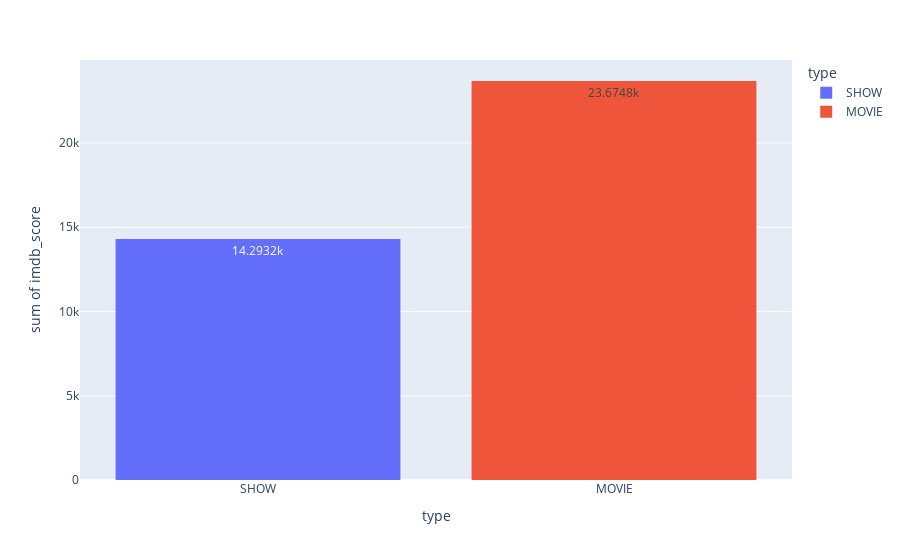

Notebook code cell kept with this figure:
### Code cell
fig=px.histogram(df1,x="type",y="imdb_score",color="type",text_auto=True)
fig.show()

### Figure 1 — Plotly figure (JSON) as saved in the notebook; plotly's stock layout.template omitted (floating-point values rounded to 4 significant figures; data arrays with more than 128 entries replaced by an {"elided": "..."} marker saying what was removed)
{"data": [{"alignmentgroup": "True", "bingroup": "x", "histfunc": "sum", "hovertemplate": "type=%{x}<br>sum of imdb_score=%{y}<extra></extra>", "legendgroup": "SHOW", "marker": {"color": "#636efa", "pattern": {"shape": ""}}, "name": "SHOW", "offsetgroup": "SHOW", "orientation": "v", "showlegend": true, "texttemplate": "%{value}", "type": "histogram", "x": {"elided": "2047 str values"}, "xaxis": "x", "y": {"elided": "2047 float values"}, "yaxis": "y"}, {"alignmentgroup": "True", "bingroup": "x", "histfunc": "sum", "hovertemplate": "type=%{x}<br>sum of imdb_score=%{y}<extra></extra>", "legendgroup": "MOVIE", "marker": {"color": "#EF553B", "pattern": {"shape": ""}}, "name": "MOVIE", "offsetgroup": "MOVIE", "orientation": "v", "showlegend": true, "texttemplate": "%{value}", "type": "histogram", "x": {"elided": "3759 str values"}, "xaxis": "x", "y": {"elided": "3759 float values"}, "yaxis": "y"}], "layout": {"barmode": "relative", "legend": {"title": {"text": "type"}, "tracegroupgap": 0}, "margin": {"t": 60}, "xaxis": {"anchor": "y", "categoryarray": ["SHOW", "MOVIE"], "categoryorder": "array", "domain": [0, 1], "title": {"text": "type"}}, "yaxis": {"anchor": "x", "domain": [0, 1], "title": {"text": "sum of imdb_score"}}}}
